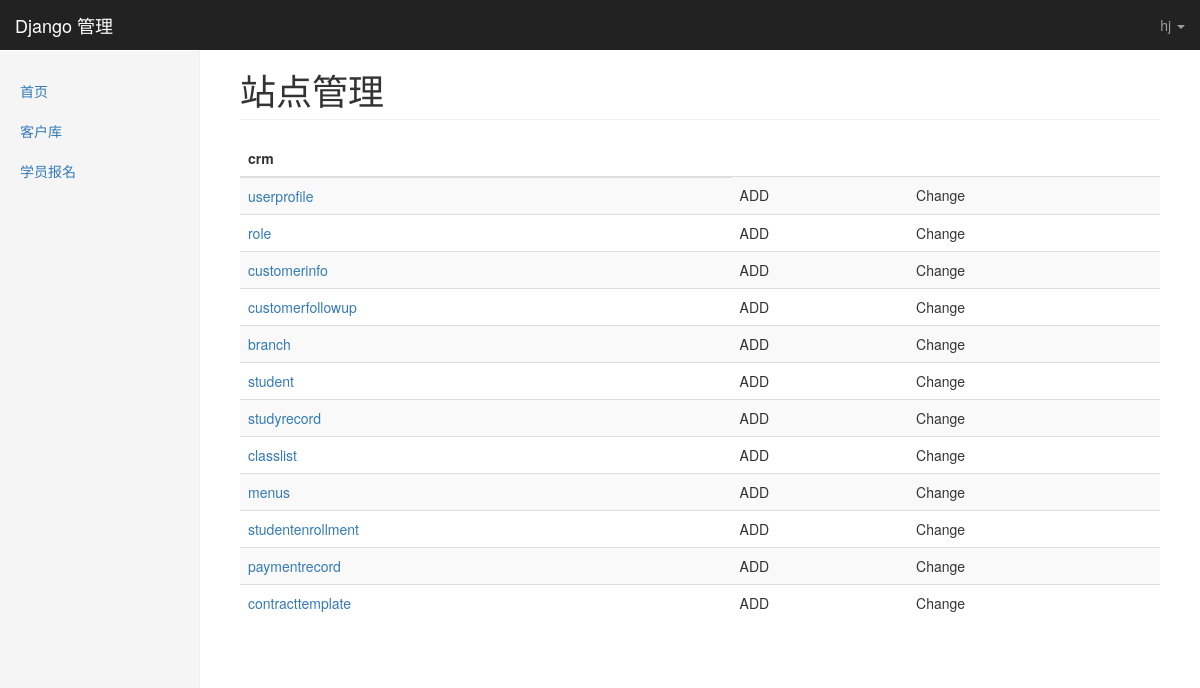
Page /kingadmin/ (signed in) on the committed database.
### crm/models.py (models this page shows, shortened)
class UserProfile(AbstractBaseUser, PermissionsMixin):
    email = models.EmailField(
        verbose_name='email address',
        max_length=255,
        unique=True,
        default='hj123@qq.com',
    )
    name = models.CharField(max_length=64, verbose_name='姓名')
    is_active = models.BooleanField(default=True)
    is_staff = models.BooleanField(default=True)
    role = models.ManyToManyField('Role', blank=True)
    objects = UserProfileManager()
    USERNAME_FIELD = 'email'
    REQUIRED_FIELDS = ['name']
    class Meta:
        verbose_name_plural = '用户表'
        permissions = (
            ('crm_table_list', '可以查看kingadmin每张表里所有的数据'),
            ('crm_table_list_view', '可以访问kingadmin表里每条数据的修改页'),
            ('crm_table_list_change', '可以对kingadmin表里的每条数据进行修改'),
            ('crm_table_obj_add_view', '可以访问kingadmin每张表的数据增加页'),
            ('crm_table_obj_add', '可以对kingadmin每张表进行数据添加'),
        )

class Menus(models.Model):
    name = models.CharField(max_length=64, verbose_name='菜单名称')
    url_type_choices = ((0, 'absolute'), (1, 'dynamic'))
    url_type = models.SmallIntegerField(choices=url_type_choices, verbose_name='菜单类型（固定|动态）', default=0)
    url_name = models.CharField(max_length=128, verbose_name='url 地址')
    class Meta:
        verbose_name_plural = '菜单'
        unique_together = ('name', 'url_name')

### kingadmin/views.py (the view)
# urls.py: path('', views.index, name='index'),
def index(request):
    print(request.path)
    return render(request, 'kingadmin/kingadmin.html', {'site': site})

### kingadmin/templates/kingadmin/kingadmin.html
{% extends 'kingadmin/include/index.html' %}
{% block right-content %}
    {% block h2 %}
        <h1 class="page-header">站点管理</h1>
    {% endblock %}
    <div>
        {% for app_name, app_tables in site.enabled_admins.items %}
            <table class="table table-striped">
                <thead>
                <tr>
                    <th>{{ app_name }}</th>
                </tr>
                </thead>
                <tbody>
                {% for model_name in app_tables %}
                    <tr>
                        <td><a href="{% url 'table_obj_list' app_name model_name %}">{{ model_name }}</a></td>
                        <td>ADD</td>
                        <td>Change</td>
                    </tr>
                {% endfor %}
                </tbody>
            </table>
        {% endfor %}
    </div>
{% endblock %}

### kingadmin/templates/kingadmin/include/index.html (shortened to what this page needs)
{% extends 'kingadmin/include/base.html' %}
{% block body %}
    <nav class="navbar navbar-inverse navbar-fixed-top">
        <div class="container-fluid">
            <div class="navbar-header">
                <a class="navbar-brand" href="#">{% block title %}Django 管理{% endblock %}</a>
            </div>
            <div id="navbar" class="navbar-collapse collapse">
                <ul class="nav navbar-nav navbar-right">
                    <li class="dropdown ">
                        <a href="#" class="dropdown-toggle" data-toggle="dropdown"
                           role="button">{{ request.user.name }}
                            <span class="caret"></span></a>
                    </li>
                </ul>
            </div>
        </div>
    </nav>
    <div class="container-fluid">
        <div class="row">
            <div class="col-sm-3 col-md-2 sidebar">
                <ul class="nav nav-sidebar">
                    {% for role in request.user.role.all %}
                        {% for menu in role.menus.all %}
                            <li>
                                <a href="{% if menu.url_type == 0 %} {{ menu.url_name }}{% else %}{% url menu.url_name %}{% endif %}">{{ menu.name }}</a>
                            </li>
                        {% endfor %}
                    {% endfor %}
                </ul>
            </div>
            <div class="col-sm-9 col-sm-offset-3 col-md-10 col-md-offset-2 main">
                {% block right-content %}{% endblock %}
            </div>
        </div>
    </div>
{% endblock %}

### static/css/dashboard.css (style rules this page uses)
body { padding-top: 50px; }
.navbar-fixed-top { border: 0; }
.sidebar { display: none; }
@media (min-width: 768px) { .sidebar { position: fixed; top: 51px; bottom: 0; left: 0; z-index: 1000; display: block; padding: 20px; overflow-x: hidden; overflow-y: auto; background-color: #f5f5f5; border-right: 1px solid #eee; } }
.nav-sidebar { margin-right: -21px; margin-bottom: 20px; margin-left: -20px; }
.nav-sidebar > li > a { padding-right: 20px; padding-left: 20px; }
.main { padding: 20px; }
@media (min-width: 768px) { .main { padding-right: 40px; padding-left: 40px; } }
.main .page-header { margin-top: 0; }

### rows in the picture
UserProfile: user.name "hj"
Menus: name "首页"
Menus: name "客户库"
Menus: name "学员报名"

### other values in the picture
{{ app_name }} "crm"
{{ model_name }} "userprofile" "role" "customerinfo" "customerfollowup" "branch" "student" "studyrecord" "classlist" "menus" "studentenrollment" "paymentrecord" "contracttemplate"
